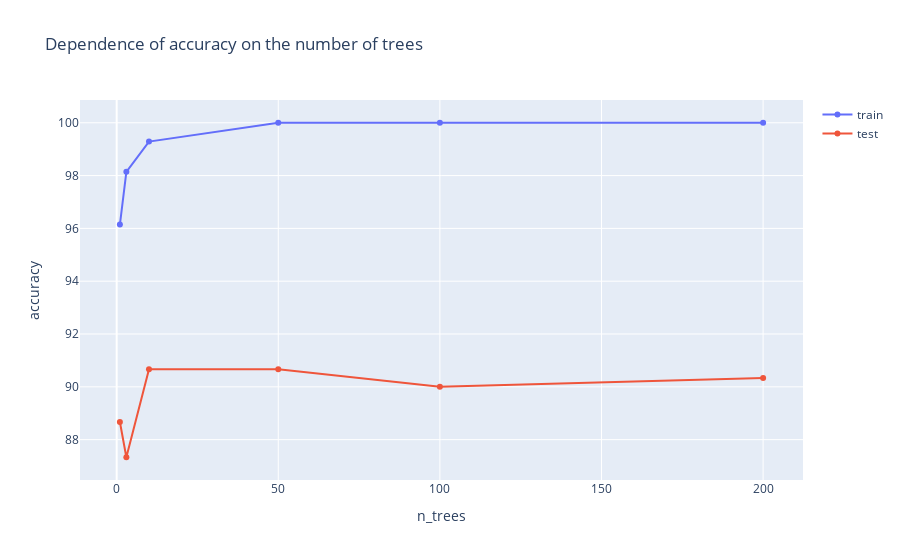

Notebook source saved alongside this figure:
### Code cell
fig = go.Figure()
fig.add_trace(go.Scatter(x=res.index, y=res.train, mode='lines+markers', name='train'))
fig.add_trace(go.Scatter(x=res.index, y=res.test, mode='lines+markers', name='test'))
fig.update_xaxes(title='n_trees')
fig.update_yaxes(title='accuracy')
fig.update_layout(title='Dependence of accuracy on the number of trees')

### Figure 1 — Plotly figure (JSON) as saved in the notebook; plotly's stock layout.template omitted (floating-point values rounded to 4 significant figures)
{"data": [{"mode": "lines+markers", "name": "train", "type": "scatter", "x": [1, 3, 10, 50, 100, 200], "y": [96.14, 98.14, 99.29, 100, 100, 100]}, {"mode": "lines+markers", "name": "test", "type": "scatter", "x": [1, 3, 10, 50, 100, 200], "y": [88.67, 87.33, 90.67, 90.67, 90, 90.33]}], "layout": {"title": {"text": "Dependence of accuracy on the number of trees"}, "xaxis": {"title": {"text": "n_trees"}}, "yaxis": {"title": {"text": "accuracy"}}}}
